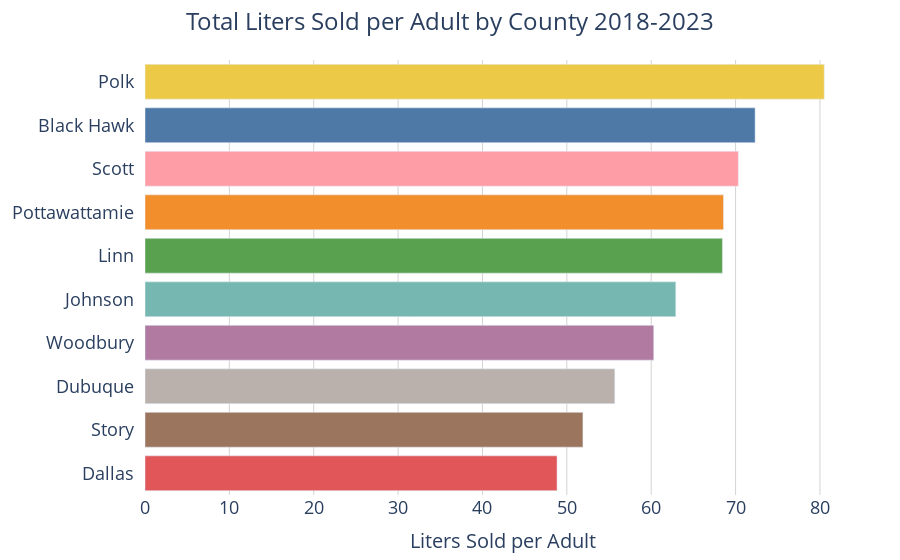

The notebook cell this image was saved under:
### Markdown cell above
### Now we'll account for population differences by visualizing liquor sales per person. This shows the sum of sales in each county divided by the adult population

### Code cell
fig = px.bar(
    liters_sold_per_adult_df,
    x='liters_sold_per_adult',
    y='county',
    orientation='h',  # Horizontal bar chart
    color='county',  # Assign colors based on 'county' field
    color_discrete_map=county_colors,  # Apply custom colors
    labels={'liters_sold_per_adult': 'Liters Sold per Adult ', 'county': 'County '},  # Custom labels
    height=600  # Adjust height to accommodate all counties
)

# Update layout
fig.update_layout(
    xaxis=dict(
        title='Liters Sold per Adult',
        tickfont=dict(size=18),
        title_font = dict(size = 20),
        showgrid = True,
        gridcolor = 'LightGrey'

    ), 
    yaxis=dict(
        title=None,
        tickfont=dict(size=18),
        ticksuffix = '  '#
    ),
    
    title=dict(
        text = "Total Liters Sold per Adult by County 2018-2023",
        x = .5,
        xanchor = 'center'
     ),

    showlegend=False,  # Hide legend since colors are used for encoding 'county'
    plot_bgcolor='rgba(0,0,0,0)',  # Transparent background for the plot area
    margin=dict(l=40, r=40, t=60, b=40),  # Left, Right, Top, Bottom margins
    title_font_size = 24
)

fig.show()

### Figure 1 — Plotly figure (JSON) as saved in the notebook; plotly's stock layout.template omitted (floating-point values rounded to 4 significant figures)
{"data": [{"alignmentgroup": "True", "hovertemplate": "County =%{y}<br>Liters Sold per Adult =%{x}<extra></extra>", "legendgroup": "Polk", "marker": {"color": "#edc948", "pattern": {"shape": ""}}, "name": "Polk", "offsetgroup": "Polk", "orientation": "h", "showlegend": true, "textposition": "auto", "type": "bar", "x": [80.51], "xaxis": "x", "y": ["Polk"], "yaxis": "y"}, {"alignmentgroup": "True", "hovertemplate": "County =%{y}<br>Liters Sold per Adult =%{x}<extra></extra>", "legendgroup": "Black Hawk", "marker": {"color": "#4e79a7", "pattern": {"shape": ""}}, "name": "Black Hawk", "offsetgroup": "Black Hawk", "orientation": "h", "showlegend": true, "textposition": "auto", "type": "bar", "x": [72.32], "xaxis": "x", "y": ["Black Hawk"], "yaxis": "y"}, {"alignmentgroup": "True", "hovertemplate": "County =%{y}<br>Liters Sold per Adult =%{x}<extra></extra>", "legendgroup": "Scott", "marker": {"color": "#ff9da7", "pattern": {"shape": ""}}, "name": "Scott", "offsetgroup": "Scott", "orientation": "h", "showlegend": true, "textposition": "auto", "type": "bar", "x": [70.32], "xaxis": "x", "y": ["Scott"], "yaxis": "y"}, {"alignmentgroup": "True", "hovertemplate": "County =%{y}<br>Liters Sold per Adult =%{x}<extra></extra>", "legendgroup": "Pottawattamie", "marker": {"color": "#f28e2b", "pattern": {"shape": ""}}, "name": "Pottawattamie", "offsetgroup": "Pottawattamie", "orientation": "h", "showlegend": true, "textposition": "auto", "type": "bar", "x": [68.57], "xaxis": "x", "y": ["Pottawattamie"], "yaxis": "y"}, {"alignmentgroup": "True", "hovertemplate": "County =%{y}<br>Liters Sold per Adult =%{x}<extra></extra>", "legendgroup": "Linn", "marker": {"color": "#59a14f", "pattern": {"shape": ""}}, "name": "Linn", "offsetgroup": "Linn", "orientation": "h", "showlegend": true, "textposition": "auto", "type": "bar", "x": [68.44], "xaxis": "x", "y": ["Linn"], "yaxis": "y"}, {"alignmentgroup": "True", "hovertemplate": "County =%{y}<br>Liters Sold per Adult =%{x}<extra></extra>", "legendgroup": "Johnson", "marker": {"color": "#76b7b2", "pattern": {"shape": ""}}, "name": "Johnson", "offsetgroup": "Johnson", "orientation": "h", "showlegend": true, "textposition": "auto", "type": "bar", "x": [62.91], "xaxis": "x", "y": ["Johnson"], "yaxis": "y"}, {"alignmentgroup": "True", "hovertemplate": "County =%{y}<br>Liters Sold per Adult =%{x}<extra></extra>", "legendgroup": "Woodbury", "marker": {"color": "#b07aa1", "pattern": {"shape": ""}}, "name": "Woodbury", "offsetgroup": "Woodbury", "orientation": "h", "showlegend": true, "textposition": "auto", "type": "bar", "x": [60.3], "xaxis": "x", "y": ["Woodbury"], "yaxis": "y"}, {"alignmentgroup": "True", "hovertemplate": "County =%{y}<br>Liters Sold per Adult =%{x}<extra></extra>", "legendgroup": "Dubuque", "marker": {"color": "#bab0ac", "pattern": {"shape": ""}}, "name": "Dubuque", "offsetgroup": "Dubuque", "orientation": "h", "showlegend": true, "textposition": "auto", "type": "bar", "x": [55.69], "xaxis": "x", "y": ["Dubuque"], "yaxis": "y"}, {"alignmentgroup": "True", "hovertemplate": "County =%{y}<br>Liters Sold per Adult =%{x}<extra></extra>", "legendgroup": "Story", "marker": {"color": "#9c755f", "pattern": {"shape": ""}}, "name": "Story", "offsetgroup": "Story", "orientation": "h", "showlegend": true, "textposition": "auto", "type": "bar", "x": [51.91], "xaxis": "x", "y": ["Story"], "yaxis": "y"}, {"alignmentgroup": "True", "hovertemplate": "County =%{y}<br>Liters Sold per Adult =%{x}<extra></extra>", "legendgroup": "Dallas", "marker": {"color": "#e15759", "pattern": {"shape": ""}}, "name": "Dallas", "offsetgroup": "Dallas", "orientation": "h", "showlegend": true, "textposition": "auto", "type": "bar", "x": [48.84], "xaxis": "x", "y": ["Dallas"], "yaxis": "y"}], "layout": {"autosize": true, "barmode": "relative", "legend": {"title": {"text": "County "}, "tracegroupgap": 0}, "margin": {"b": 40, "l": 40, "r": 40, "t": 60}, "plot_bgcolor": "rgba(0, 0, 0, 0)", "showlegend": false, "title": {"font": {"size": 24}, "text": "Total Liters Sold per Adult by County 2018-2023", "x": 0.5, "xanchor": "center"}, "xaxis": {"anchor": "y", "autorange": true, "domain": [0, 1], "gridcolor": "LightGrey", "range": [0, 84.75], "showgrid": true, "tickfont": {"size": 18}, "title": {"font": {"size": 20}, "text": "Liters Sold per Adult"}, "type": "linear"}, "yaxis": {"anchor": "x", "autorange": true, "categoryarray": ["Dallas", "Story", "Dubuque", "Woodbury", "Johnson", "Linn", "Pottawattamie", "Scott", "Black Hawk", "Polk"], "categoryorder": "array", "domain": [0, 1], "range": [-0.5, 9.5], "tickfont": {"size": 18}, "ticksuffix": "  ", "title": {}, "type": "category"}}}
